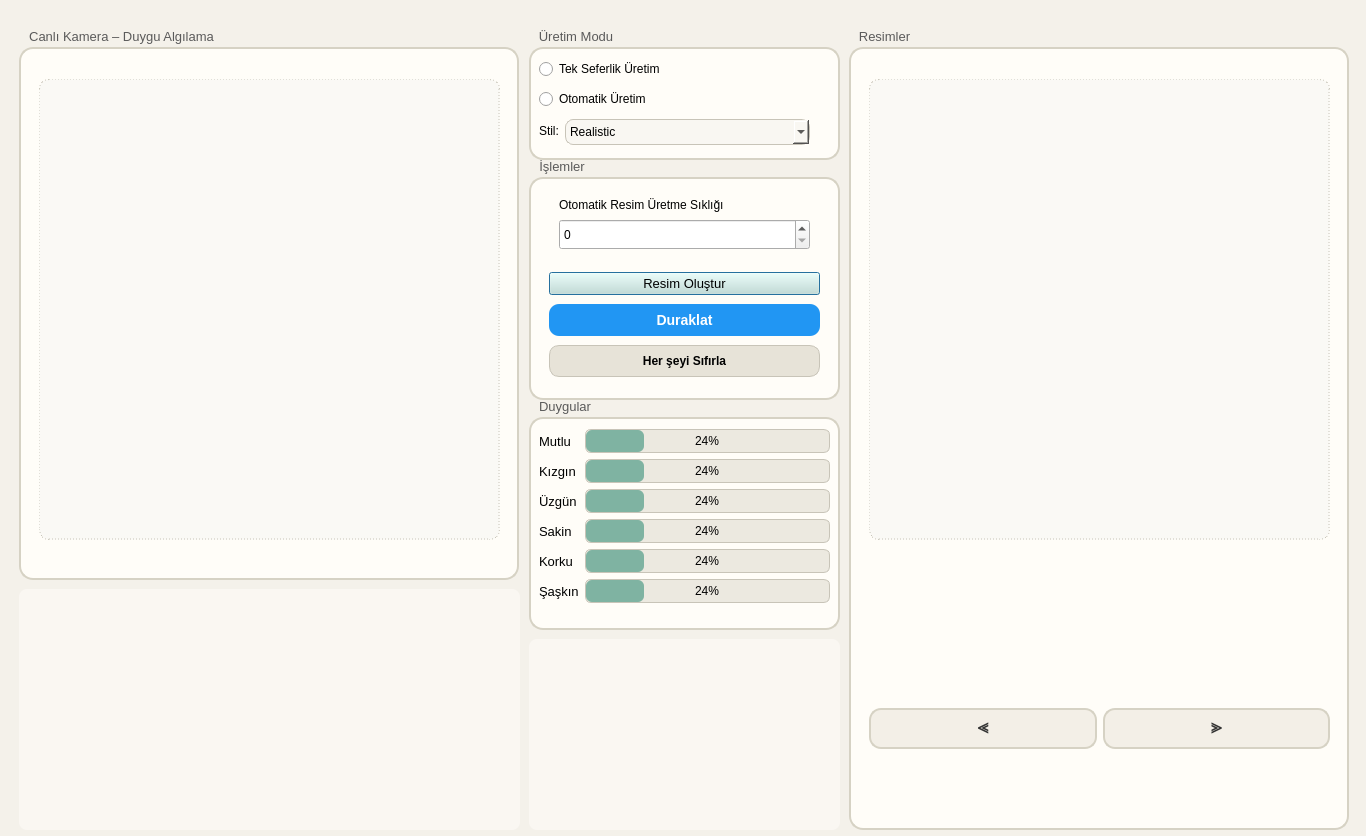
<?xml version="1.0" encoding="UTF-8"?>
<ui version="4.0">
 <class>Dialog</class>
 <widget class="QDialog" name="Dialog">
  <property name="geometry">
   <rect>
    <x>0</x>
    <y>0</y>
    <width>1366</width>
    <height>836</height>
   </rect>
  </property>
  <property name="windowTitle">
   <string>Dialog</string>
  </property>
  <property name="styleSheet">
   <string notr="true">QDialog {
    background-color: #f4f1ea;
}
</string>
  </property>
  <widget class="QWidget" name="widget" native="true">
   <property name="geometry">
    <rect>
     <x>-11</x>
     <y>-1</y>
     <width>1391</width>
     <height>841</height>
    </rect>
   </property>
   <property name="styleSheet">
    <string notr="true"/>
   </property>
   <widget class="QGroupBox" name="groupBox">
    <property name="geometry">
     <rect>
      <x>30</x>
      <y>30</y>
      <width>500</width>
      <height>551</height>
     </rect>
    </property>
    <property name="font">
     <font>
      <pointsize>10</pointsize>
      <weight>50</weight>
      <bold>false</bold>
     </font>
    </property>
    <property name="styleSheet">
     <string notr="true">QGroupBox {
    background-color: #fffdf8;
    border: 1.5px solid #d6d2c4;
    border-radius: 14px;
    margin-top: 18px;
    padding: 10px;
}

QGroupBox::title {
    subcontrol-origin: margin;
    subcontrol-position: top left;
    padding: 0 8px;
    color: #5a5a5a;
    font-weight: 600;
}
</string>
    </property>
    <property name="title">
     <string>Canlı Kamera – Duygu Algılama</string>
    </property>
    <widget class="QWidget" name="verticalLayoutWidget">
     <property name="geometry">
      <rect>
       <x>20</x>
       <y>50</y>
       <width>461</width>
       <height>461</height>
      </rect>
     </property>
     <layout class="QVBoxLayout" name="verticalLayout">
      <item>
       <widget class="QLabel" name="label">
        <property name="styleSheet">
         <string notr="true">QLabel {
    background-color: #faf9f5;
    border: 1px dashed #c8c4b8;
    border-radius: 10px;
}
</string>
        </property>
        <property name="text">
         <string/>
        </property>
       </widget>
      </item>
     </layout>
    </widget>
   </widget>
   <widget class="QGroupBox" name="groupBox_3">
    <property name="geometry">
     <rect>
      <x>540</x>
      <y>160</y>
      <width>311</width>
      <height>241</height>
     </rect>
    </property>
    <property name="font">
     <font>
      <pointsize>10</pointsize>
      <weight>50</weight>
      <bold>false</bold>
     </font>
    </property>
    <property name="styleSheet">
     <string notr="true">QGroupBox {
    background-color: #fffdf8;
    border: 1.5px solid #d6d2c4;
    border-radius: 14px;
    margin-top: 18px;
    padding: 10px;
}

QGroupBox::title {
    subcontrol-origin: margin;
    subcontrol-position: top left;
    padding: 0 8px;
    color: #5a5a5a;
    font-weight: 600;
}
</string>
    </property>
    <property name="title">
     <string>İşlemler</string>
    </property>
    <widget class="QWidget" name="verticalLayoutWidget_3">
     <property name="geometry">
      <rect>
       <x>20</x>
       <y>110</y>
       <width>271</width>
       <height>113</height>
      </rect>
     </property>
     <layout class="QVBoxLayout" name="verticalLayout_3">
      <item>
       <widget class="QPushButton" name="pushButton_3">
        <property name="font">
         <font>
          <pointsize>10</pointsize>
         </font>
        </property>
        <property name="styleSheet">
         <string notr="true">QPushButton {
    background-color: #cfe6d6;
    border-color: #9fc9b1;
}

QPushButton:hover {
    background-color: #bfe0c9;
}
</string>
        </property>
        <property name="text">
         <string>Resim Oluştur</string>
        </property>
       </widget>
      </item>
      <item>
       <widget class="QPushButton" name="pushButton_4">
        <property name="styleSheet">
         <string notr="true">QPushButton {
    background-color: #2196F3;
    color: white;
    border-radius: 10px;
    padding: 8px 16px;
    font-size: 14px;
    font-weight: bold;
}
QPushButton:hover {
    background-color: #1E88E5;
}
QPushButton:pressed {
    background-color: #1565C0;
}
QPushButton:disabled {
    background-color: #90CAF9;
    color: #ECEFF1;
}</string>
        </property>
        <property name="text">
         <string>Duraklat</string>
        </property>
       </widget>
      </item>
      <item>
       <widget class="QPushButton" name="pushButton_5">
        <property name="font">
         <font>
          <weight>75</weight>
          <bold>true</bold>
         </font>
        </property>
        <property name="styleSheet">
         <string notr="true">QPushButton {
    background-color: #e7e3d8;
    border: 1px solid #c8c4b8;
    border-radius: 10px;
    padding: 8px;
    font-weight: 600;
}

QPushButton:hover {
    background-color: #dcd8cc;
}

QPushButton:pressed {
    background-color: #cfcabf;
}
</string>
        </property>
        <property name="text">
         <string>Her şeyi Sıfırla</string>
        </property>
       </widget>
      </item>
     </layout>
    </widget>
    <widget class="QSpinBox" name="spinBox">
     <property name="geometry">
      <rect>
       <x>30</x>
       <y>60</y>
       <width>251</width>
       <height>31</height>
      </rect>
     </property>
    </widget>
    <widget class="QLabel" name="label_9">
     <property name="geometry">
      <rect>
       <x>30</x>
       <y>35</y>
       <width>241</width>
       <height>21</height>
      </rect>
     </property>
     <property name="text">
      <string>Otomatik Resim Üretme Sıklığı</string>
     </property>
    </widget>
   </widget>
   <widget class="QGroupBox" name="groupBox_2">
    <property name="geometry">
     <rect>
      <x>860</x>
      <y>30</y>
      <width>500</width>
      <height>801</height>
     </rect>
    </property>
    <property name="font">
     <font>
      <pointsize>10</pointsize>
      <weight>50</weight>
      <bold>false</bold>
     </font>
    </property>
    <property name="styleSheet">
     <string notr="true">QGroupBox {
    background-color: #fffdf8;
    border: 1.5px solid #d6d2c4;
    border-radius: 14px;
    margin-top: 18px;
    padding: 10px;
}

QGroupBox::title {
    subcontrol-origin: margin;
    subcontrol-position: top left;
    padding: 0 8px;
    color: #5a5a5a;
    font-weight: 600;
}
</string>
    </property>
    <property name="title">
     <string>Resimler</string>
    </property>
    <widget class="QWidget" name="horizontalLayoutWidget">
     <property name="geometry">
      <rect>
       <x>20</x>
       <y>660</y>
       <width>461</width>
       <height>80</height>
      </rect>
     </property>
     <layout class="QHBoxLayout" name="horizontalLayout">
      <item>
       <widget class="QPushButton" name="pushButton">
        <property name="font">
         <font>
          <pointsize>11</pointsize>
          <weight>75</weight>
          <bold>true</bold>
         </font>
        </property>
        <property name="styleSheet">
         <string notr="true">QPushButton {
    background-color: #F3EFE7;      /* krem */
    border: 2px solid #D6D2C4;
    border-radius: 12px;
    padding: 8px 16px;
    font-size: 10.5pt;
    font-weight: 600;
    color: #333333;
}

QPushButton:hover {
    background-color: #EAE5DA;
}

QPushButton:pressed {
    background-color: #DCD6C9;
}

QPushButton:disabled {
    background-color: #F5F3EF;
    color: #A0A0A0;
    border: 2px solid #E0DED8;
}
</string>
        </property>
        <property name="text">
         <string>⪡</string>
        </property>
       </widget>
      </item>
      <item>
       <widget class="QPushButton" name="pushButton_2">
        <property name="font">
         <font>
          <pointsize>11</pointsize>
          <weight>75</weight>
          <bold>true</bold>
         </font>
        </property>
        <property name="styleSheet">
         <string notr="true">QPushButton {
    background-color: #F3EFE7;      /* krem */
    border: 2px solid #D6D2C4;
    border-radius: 12px;
    padding: 8px 16px;
    font-size: 10.5pt;
    font-weight: 600;
    color: #333333;
}

QPushButton:hover {
    background-color: #EAE5DA;
}

QPushButton:pressed {
    background-color: #DCD6C9;
}

QPushButton:disabled {
    background-color: #F5F3EF;
    color: #A0A0A0;
    border: 2px solid #E0DED8;
}
</string>
        </property>
        <property name="text">
         <string>⪢</string>
        </property>
       </widget>
      </item>
     </layout>
    </widget>
    <widget class="QWidget" name="verticalLayoutWidget_2">
     <property name="geometry">
      <rect>
       <x>20</x>
       <y>50</y>
       <width>461</width>
       <height>461</height>
      </rect>
     </property>
     <layout class="QVBoxLayout" name="verticalLayout_2">
      <item>
       <widget class="QLabel" name="label_2">
        <property name="styleSheet">
         <string notr="true">QLabel {
    background-color: #faf9f5;
    border: 1px dashed #c8c4b8;
    border-radius: 10px;
}
</string>
        </property>
        <property name="text">
         <string/>
        </property>
       </widget>
      </item>
     </layout>
    </widget>
    <widget class="QLabel" name="label_3">
     <property name="geometry">
      <rect>
       <x>140</x>
       <y>550</y>
       <width>251</width>
       <height>71</height>
      </rect>
     </property>
     <property name="font">
      <font>
       <pointsize>14</pointsize>
      </font>
     </property>
     <property name="text">
      <string/>
     </property>
     <property name="alignment">
      <set>Qt::AlignCenter</set>
     </property>
    </widget>
   </widget>
   <widget class="QTextEdit" name="textEdit">
    <property name="geometry">
     <rect>
      <x>30</x>
      <y>590</y>
      <width>501</width>
      <height>241</height>
     </rect>
    </property>
    <property name="styleSheet">
     <string notr="true">QTextEdit {
    border: none;
    background-color: #FAF7F2;
    border-radius: 8px;
    padding: 8px;
    color: #333333;
    font-family: Consolas, &quot;Courier New&quot;, monospace;
    font-size: 11pt;
}
</string>
    </property>
    <property name="readOnly">
     <bool>true</bool>
    </property>
   </widget>
   <widget class="QGroupBox" name="groupBox_4">
    <property name="geometry">
     <rect>
      <x>540</x>
      <y>30</y>
      <width>311</width>
      <height>131</height>
     </rect>
    </property>
    <property name="font">
     <font>
      <pointsize>10</pointsize>
      <weight>50</weight>
      <bold>false</bold>
     </font>
    </property>
    <property name="styleSheet">
     <string notr="true">QGroupBox {
    background-color: #fffdf8;
    border: 1.5px solid #d6d2c4;
    border-radius: 14px;
    margin-top: 18px;
    padding: 10px;
}

QGroupBox::title {
    subcontrol-origin: margin;
    subcontrol-position: top left;
    padding: 0 8px;
    color: #5a5a5a;
    font-weight: 600;
}
</string>
    </property>
    <property name="title">
     <string>Üretim Modu</string>
    </property>
    <widget class="QRadioButton" name="radioButton">
     <property name="geometry">
      <rect>
       <x>10</x>
       <y>30</y>
       <width>221</width>
       <height>20</height>
      </rect>
     </property>
     <property name="styleSheet">
      <string notr="true">QCheckBox, QRadioButton {
    spacing: 6px;
}
</string>
     </property>
     <property name="text">
      <string>Tek Seferlik Üretim</string>
     </property>
    </widget>
    <widget class="QWidget" name="formLayoutWidget_2">
     <property name="geometry">
      <rect>
       <x>10</x>
       <y>90</y>
       <width>271</width>
       <height>39</height>
      </rect>
     </property>
     <layout class="QFormLayout" name="formLayout_2">
      <item row="0" column="0">
       <widget class="QLabel" name="label_8">
        <property name="text">
         <string>Stil:</string>
        </property>
       </widget>
      </item>
      <item row="0" column="1">
       <widget class="QComboBox" name="comboBox">
        <property name="styleSheet">
         <string notr="true">QComboBox {
    background-color: #f9f7f2;
    border: 1px solid #c8c4b8;
    border-radius: 8px;
    padding: 4px;
}
</string>
        </property>
        <item>
         <property name="text">
          <string>Realistic</string>
         </property>
        </item>
        <item>
         <property name="text">
          <string>Anime</string>
         </property>
        </item>
        <item>
         <property name="text">
          <string>Pixel Art</string>
         </property>
        </item>
        <item>
         <property name="text">
          <string>Cyberpunk</string>
         </property>
        </item>
       </widget>
      </item>
     </layout>
    </widget>
    <widget class="QRadioButton" name="radioButton_2">
     <property name="geometry">
      <rect>
       <x>10</x>
       <y>60</y>
       <width>221</width>
       <height>20</height>
      </rect>
     </property>
     <property name="styleSheet">
      <string notr="true">QCheckBox, QRadioButton {
    spacing: 6px;
}
</string>
     </property>
     <property name="text">
      <string>Otomatik Üretim</string>
     </property>
    </widget>
   </widget>
   <widget class="QGroupBox" name="groupBox_5">
    <property name="geometry">
     <rect>
      <x>540</x>
      <y>400</y>
      <width>311</width>
      <height>231</height>
     </rect>
    </property>
    <property name="font">
     <font>
      <pointsize>10</pointsize>
      <weight>50</weight>
      <bold>false</bold>
     </font>
    </property>
    <property name="styleSheet">
     <string notr="true">QGroupBox {
    background-color: #fffdf8;
    border: 1.5px solid #d6d2c4;
    border-radius: 14px;
    margin-top: 18px;
    padding: 10px;
}

QGroupBox::title {
    subcontrol-origin: margin;
    subcontrol-position: top left;
    padding: 0 8px;
    color: #5a5a5a;
    font-weight: 600;
}
</string>
    </property>
    <property name="title">
     <string>Duygular</string>
    </property>
    <widget class="QWidget" name="formLayoutWidget">
     <property name="geometry">
      <rect>
       <x>10</x>
       <y>30</y>
       <width>291</width>
       <height>193</height>
      </rect>
     </property>
     <layout class="QFormLayout" name="formLayout">
      <item row="0" column="0">
       <widget class="QLabel" name="label_4">
        <property name="font">
         <font>
          <pointsize>10</pointsize>
         </font>
        </property>
        <property name="text">
         <string>Mutlu</string>
        </property>
        <property name="alignment">
         <set>Qt::AlignCenter</set>
        </property>
       </widget>
      </item>
      <item row="0" column="1">
       <widget class="QProgressBar" name="progressBar">
        <property name="styleSheet">
         <string notr="true">QProgressBar {
    border: 1px solid #c8c4b8;
    border-radius: 6px;
    background-color: #ece9e0;
    text-align: center;
}

QProgressBar::chunk {
    background-color: #7fb3a2;
    border-radius: 6px;
}
</string>
        </property>
        <property name="value">
         <number>24</number>
        </property>
       </widget>
      </item>
      <item row="1" column="0">
       <widget class="QLabel" name="label_5">
        <property name="font">
         <font>
          <pointsize>10</pointsize>
         </font>
        </property>
        <property name="text">
         <string>Kızgın</string>
        </property>
       </widget>
      </item>
      <item row="1" column="1">
       <widget class="QProgressBar" name="progressBar_2">
        <property name="styleSheet">
         <string notr="true">QProgressBar {
    border: 1px solid #c8c4b8;
    border-radius: 6px;
    background-color: #ece9e0;
    text-align: center;
}

QProgressBar::chunk {
    background-color: #7fb3a2;
    border-radius: 6px;
}
</string>
        </property>
        <property name="value">
         <number>24</number>
        </property>
       </widget>
      </item>
      <item row="2" column="0">
       <widget class="QLabel" name="label_6">
        <property name="font">
         <font>
          <pointsize>10</pointsize>
         </font>
        </property>
        <property name="text">
         <string>Üzgün</string>
        </property>
       </widget>
      </item>
      <item row="2" column="1">
       <widget class="QProgressBar" name="progressBar_3">
        <property name="styleSheet">
         <string notr="true">QProgressBar {
    border: 1px solid #c8c4b8;
    border-radius: 6px;
    background-color: #ece9e0;
    text-align: center;
}

QProgressBar::chunk {
    background-color: #7fb3a2;
    border-radius: 6px;
}
</string>
        </property>
        <property name="value">
         <number>24</number>
        </property>
       </widget>
      </item>
      <item row="3" column="0">
       <widget class="QLabel" name="label_7">
        <property name="font">
         <font>
          <pointsize>10</pointsize>
         </font>
        </property>
        <property name="text">
         <string>Sakin</string>
        </property>
       </widget>
      </item>
      <item row="3" column="1">
       <widget class="QProgressBar" name="progressBar_4">
        <property name="styleSheet">
         <string notr="true">QProgressBar {
    border: 1px solid #c8c4b8;
    border-radius: 6px;
    background-color: #ece9e0;
    text-align: center;
}

QProgressBar::chunk {
    background-color: #7fb3a2;
    border-radius: 6px;
}
</string>
        </property>
        <property name="value">
         <number>24</number>
        </property>
       </widget>
      </item>
      <item row="4" column="0">
       <widget class="QLabel" name="label_10">
        <property name="font">
         <font>
          <pointsize>10</pointsize>
         </font>
        </property>
        <property name="text">
         <string>Korku</string>
        </property>
       </widget>
      </item>
      <item row="4" column="1">
       <widget class="QProgressBar" name="progressBar_5">
        <property name="styleSheet">
         <string notr="true">QProgressBar {
    border: 1px solid #c8c4b8;
    border-radius: 6px;
    background-color: #ece9e0;
    text-align: center;
}

QProgressBar::chunk {
    background-color: #7fb3a2;
    border-radius: 6px;
}
</string>
        </property>
        <property name="value">
         <number>24</number>
        </property>
       </widget>
      </item>
      <item row="5" column="0">
       <widget class="QLabel" name="label_11">
        <property name="font">
         <font>
          <pointsize>10</pointsize>
         </font>
        </property>
        <property name="text">
         <string>Şaşkın</string>
        </property>
       </widget>
      </item>
      <item row="5" column="1">
       <widget class="QProgressBar" name="progressBar_6">
        <property name="styleSheet">
         <string notr="true">QProgressBar {
    border: 1px solid #c8c4b8;
    border-radius: 6px;
    background-color: #ece9e0;
    text-align: center;
}

QProgressBar::chunk {
    background-color: #7fb3a2;
    border-radius: 6px;
}
</string>
        </property>
        <property name="value">
         <number>24</number>
        </property>
       </widget>
      </item>
     </layout>
    </widget>
   </widget>
   <widget class="QTextEdit" name="textEdit_2">
    <property name="geometry">
     <rect>
      <x>540</x>
      <y>640</y>
      <width>311</width>
      <height>191</height>
     </rect>
    </property>
    <property name="styleSheet">
     <string notr="true">QTextEdit {
    border: none;
    background-color: #FAF7F2;
    border-radius: 8px;
    padding: 8px;
    color: #333333;
    font-family: Consolas, &quot;Courier New&quot;, monospace;
    font-size: 11pt;
}
</string>
    </property>
    <property name="readOnly">
     <bool>true</bool>
    </property>
   </widget>
  </widget>
 </widget>
 <resources/>
 <connections/>
</ui>
